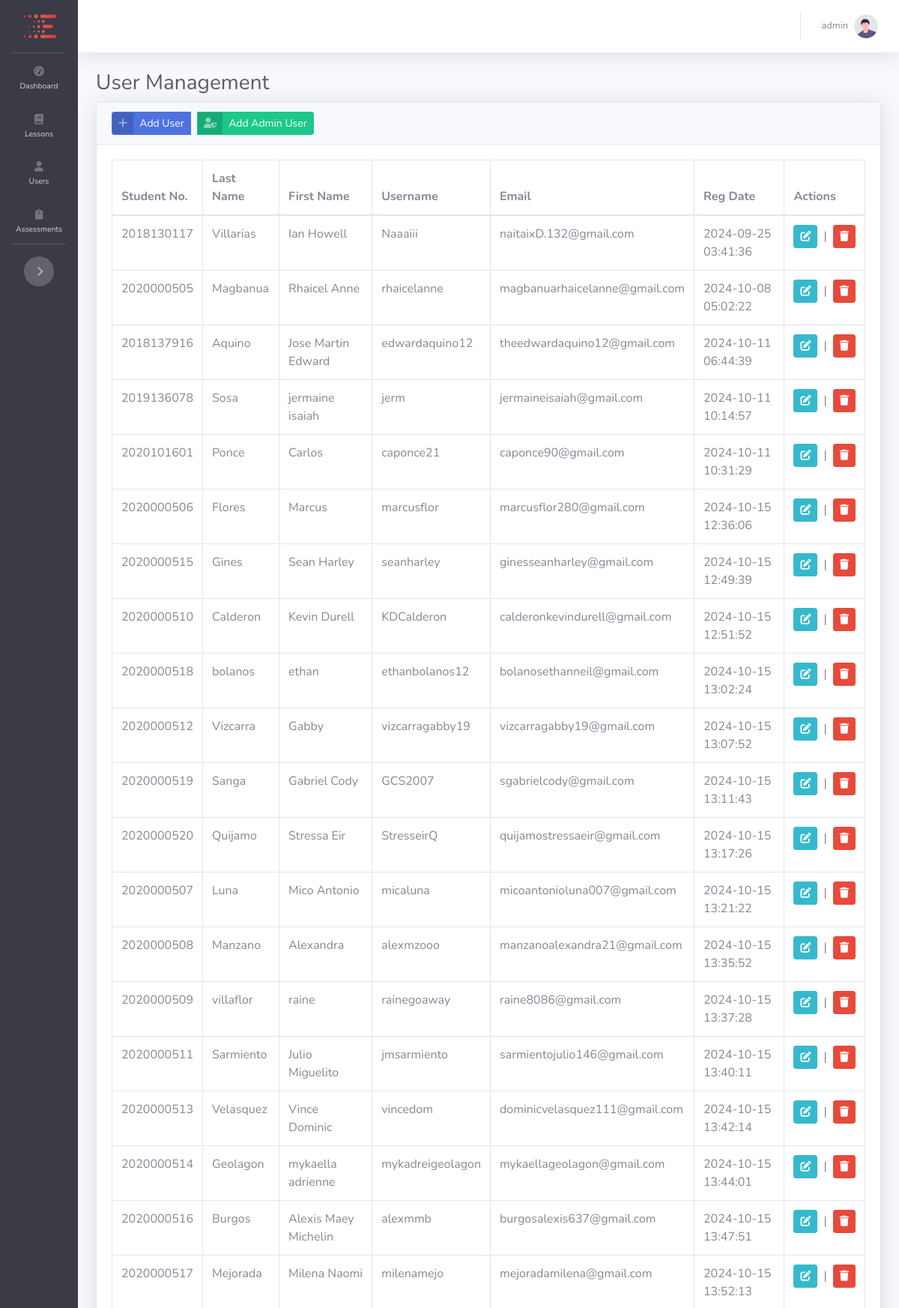
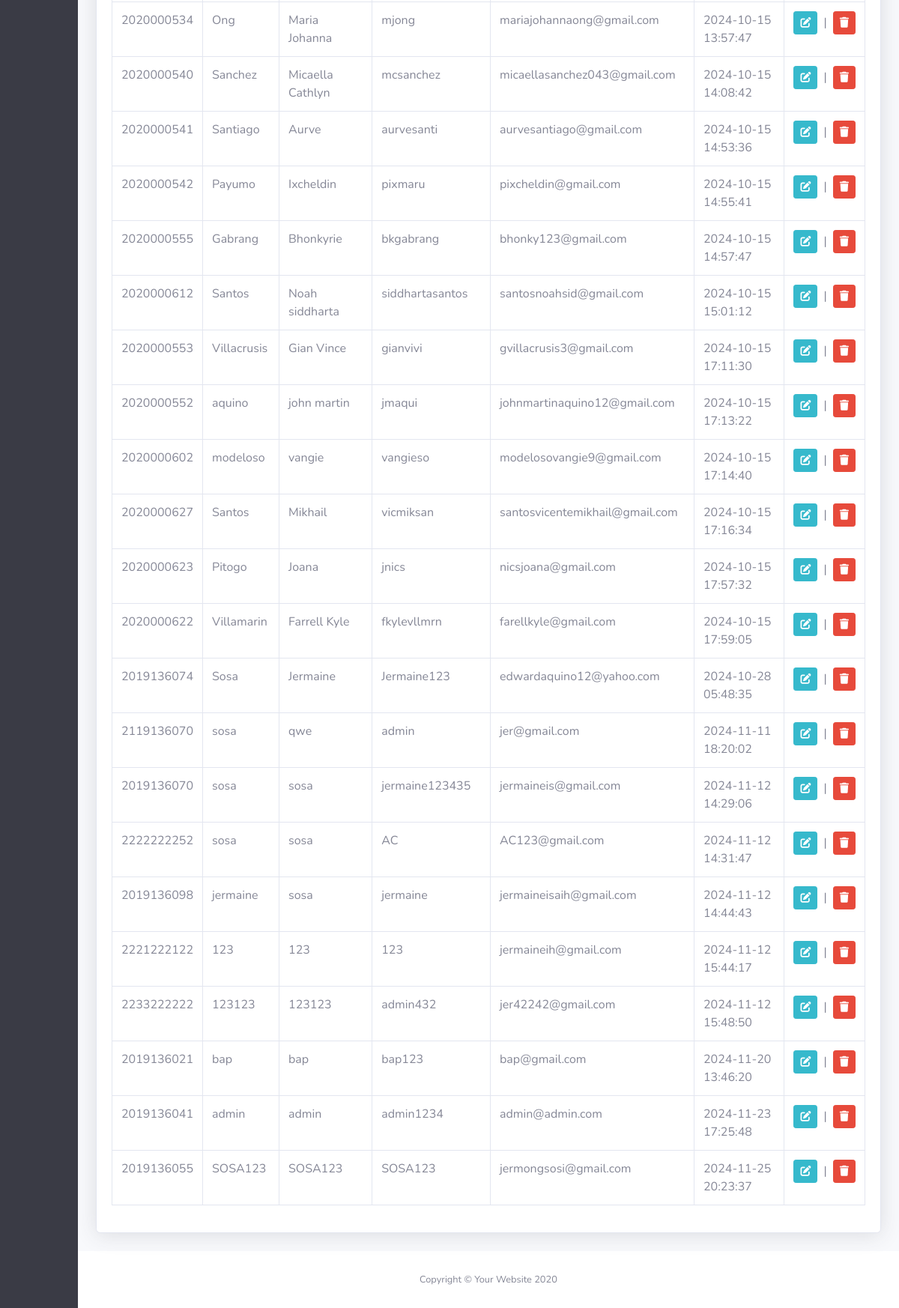
The app's page /admin/user_management.php (signed in) with its own data (2 pictures, top to bottom).
### tables this page shows
CREATE TABLE `users` (
  `id` int(11) NOT NULL,
  `student_number` bigint(20) DEFAULT NULL,
  `last_name` varchar(50) NOT NULL,
  `first_name` varchar(50) NOT NULL,
  `username` varchar(30) NOT NULL,
  `email` varchar(50) NOT NULL,
  `password` varchar(255) NOT NULL,
  `reg_date` datetime NOT NULL DEFAULT current_timestamp(),
  `reset_token` varchar(64) DEFAULT NULL,
  `token_expiry` datetime DEFAULT NULL
);

### admin/user_management.php (the view, shortened to what this page needs)
<?php
include '../config.php';
$query = "SELECT * FROM users";
$result = mysqli_query($link, $query);
?>
<!DOCTYPE html>
<html lang="en" dir="ltr">
<head>
    <link href="../vendor/fontawesome-free/css/all.min.css" rel="stylesheet" type="text/css">
    <link href="../css/sb-admin-2.min.css" rel="stylesheet">
    <link href="../vendor/datatables/dataTables.bootstrap4.min.css" rel="stylesheet">
</head>
<body id="page-top">
    <div id="wrapper">
        <ul class="navbar-nav bg-gray-900 sidebar sidebar-dark accordion toggled" id="accordionSidebar">
            <a class="sidebar-brand d-flex align-items-center justify-content-center" href="index">
                <div class="sidebar-brand-icon">
                    <img src="../img/e-favicon.png" alt="Your Website Logo" class="logo-pic">
                </div>
            </a>
            <hr class="sidebar-divider my-0">
            <li class="nav-item ">
                <a class="nav-link" href="index">
                    <i class="fas fa-fw fa-tachometer-alt"></i>
                    <span>Dashboard</span></a>
            </li>
            <li class="nav-item">
                <a class="nav-link collapsed" href="#" data-toggle="collapse" data-target="#collapseTwo"
                    aria-expanded="true" aria-controls="collapseTwo">
                    <i class="fas fa-fw fa-book"></i>
                    <span>Lessons</span>
                </a>
            </li>
            <li class="nav-item">
                <a class="nav-link collapsed" href="#" data-toggle="collapse" data-target="#collapseUtilities"
                    aria-expanded="true" aria-controls="collapseUtilities">
                    <i class="fas fa-fw  fa-user"></i>
                    <span>Users</span>
                </a>
            </li>
                <li class="nav-item">
                <a class="nav-link collapsed" href="#" data-toggle="collapse" data-target="#collapseAssessment"
                    aria-expanded="true" aria-controls="collapseAssessment">
                    <i class="fas fa-fw fa-clipboard"></i>
                    <span>Assessments</span>
                </a>
            </li>
            <hr class="sidebar-divider d-none d-md-block">
            <div class="text-center d-none d-md-inline">
                <button class="rounded-circle border-0" id="sidebarToggle"></button>
            </div>
        </ul>
        <div id="content-wrapper" class="d-flex flex-column">
            <div id="content">
                <nav class="navbar navbar-expand navbar-light bg-white topbar mb-4 static-top shadow">
                    <ul class="navbar-nav ml-auto">
                        <li class="nav-item dropdown no-arrow">
                            <a class="nav-link dropdown-toggle" href="#" id="userDropdown" role="button"
                                data-toggle="dropdown" aria-haspopup="true" aria-expanded="false">
                                <span class="mr-2 d-none d-lg-inline text-gray-600 small"><?= htmlspecialchars($_SESSION["username"]); ?></span>
                                <img class="img-profile rounded-circle"
                                    src="../img/undraw_profile.svg">
                            </a>
                        </li>
                    </ul>
                </nav>
<div class="container-fluid">
    <h1 class="h3 mb-2 text-gray-800">User Management</h1>
    <div class="card shadow mb-4">
        <div class="card-header d-flex justify-content-between align-items-center">
            <div class="btn-group">
                <a href="#" class="btn btn-primary btn-sm btn-icon-split" data-toggle="modal" data-target="#addUserModal">
                    <span class="icon text-white-50">
                        <i class="fa fa-plus"></i>
                    </span>
                    <span class="text">Add User</span>
                </a>
                <a href="#" class="btn btn-success btn-sm btn-icon-split ml-2" data-toggle="modal" data-target="#addAdminUserModal">
                    <span class="icon text-white-50">
                        <i class="fa fa-user-shield"></i>
                    </span>
                    <span class="text">Add Admin User</span>
                </a>
            </div>
        </div>
        <div class="card-body">
            <div class="table-responsive">
                <table class="table table-bordered" id="dataTable" width="100%" cellspacing="0">
                    <thead>
                        <tr>
                            <th>Student No.</th>
                            <th>Last Name</th>
                            <th>First Name</th>
                            <th>Username</th>
                            <th>Email</th>
                            <th>Reg Date</th>
                            <th>Actions</th>
                        </tr>
                    </thead>
                    <tbody>
                    <?php
                    while ($row = mysqli_fetch_assoc($result)) {
                        echo "<tr>";
                        echo "<td>" . htmlspecialchars($row['student_number']) . "</td>";
                        echo "<td>" . htmlspecialchars($row['last_name']) . "</td>";
                        echo "<td>" . htmlspecialchars($row['first_name']) . "</td>";
                        echo "<td>" . htmlspecialchars($row['username']) . "</td>";
                        echo "<td>" . htmlspecialchars($row['email']) . "</td>";
                        echo "<td>" . htmlspecialchars($row['reg_date']) . "</td>";
                        echo "<td>
                                <div class='d-flex align-items-center'>
                                    <button class='btn btn-info btn-sm edit-btn' data-toggle='modal' data-target='#editUserModal' data-id='{$row['id']}' data-student-number='{$row['student_number']}' data-last-name='{$row['last_name']}' data-first-name='{$row['first_name']}' data-username='{$row['username']}' data-email='{$row['email']}'>
                                        <i class='fas fa-edit'></i>
                                    </button>
                                    <span class='mx-2'>|</span>
                                    <button class='btn btn-danger btn-sm delete-btn' data-toggle='modal' data-target='#deleteUserModal' data-id='{$row['id']}'>
                                        <i class='fas fa-trash'></i>
                                    </button>
                                </div>
                            </td>";
                        echo "</tr>";
                    }
                    ?>
                    </tbody>
                </table>
            </div>
        </div>
    </div>
</div>
</div>
<footer class="sticky-footer bg-white">
<div class="container my-auto">
<div class="copyright text-center my-auto">
    <span>Copyright &copy; Your Website 2020</span>
</div>
</div>
</footer>
</div>
</div>
</body>
</html>

### admin/user_management.php (style rules this page uses)
.logo-pic { height: 40px; }

### records on screen
users: student_number "2018130117", last_name "Villarias", first_name "Ian Howell", username "Naaaiii", email "naitaixD.132@gmail.com", reg_date "2024-09-25 03:41:36"
users: student_number "2020000505", last_name "Magbanua", first_name "Rhaicel Anne", username "rhaicelanne", email "magbanuarhaicelanne@gmail.com", reg_date "2024-10-08 05:02:22"
users: student_number "2018137916", last_name "Aquino", first_name "Jose Martin Edward", username "edwardaquino12", email "theedwardaquino12@gmail.com", reg_date "2024-10-11 06:44:39"
users: student_number "2019136078", last_name "Sosa", first_name "jermaine isaiah", username "jerm", email "jermaineisaiah@gmail.com", reg_date "2024-10-11 10:14:57"
users: student_number "2020101601", last_name "Ponce", first_name "Carlos", username "caponce21", email "caponce90@gmail.com", reg_date "2024-10-11 10:31:29"
users: student_number "2020000506", last_name "Flores", first_name "Marcus", username "marcusflor", email "marcusflor280@gmail.com", reg_date "2024-10-15 12:36:06"
users: student_number "2020000515", last_name "Gines", first_name "Sean Harley", username "seanharley", email "ginesseanharley@gmail.com", reg_date "2024-10-15 12:49:39"
users: student_number "2020000510", last_name "Calderon", first_name "Kevin Durell", username "KDCalderon", email "calderonkevindurell@gmail.com", reg_date "2024-10-15 12:51:52"
users: student_number "2020000518", last_name "bolanos", first_name "ethan", username "ethanbolanos12", email "bolanosethanneil@gmail.com", reg_date "2024-10-15 13:02:24"
users: student_number "2020000512", last_name "Vizcarra", first_name "Gabby", username "vizcarragabby19", email "vizcarragabby19@gmail.com", reg_date "2024-10-15 13:07:52"
users: student_number "2020000519", last_name "Sanga", first_name "Gabriel Cody", username "GCS2007", email "sgabrielcody@gmail.com", reg_date "2024-10-15 13:11:43"
users: student_number "2020000520", last_name "Quijamo", first_name "Stressa Eir", username "StresseirQ", email "quijamostressaeir@gmail.com", reg_date "2024-10-15 13:17:26"
users: student_number "2020000507", last_name "Luna", first_name "Mico Antonio", username "micaluna", email "micoantonioluna007@gmail.com", reg_date "2024-10-15 13:21:22"
users: student_number "2020000508", last_name "Manzano", first_name "Alexandra", username "alexmzooo", email "manzanoalexandra21@gmail.com", reg_date "2024-10-15 13:35:52"
users: student_number "2020000509", last_name "villaflor", first_name "raine", username "rainegoaway", email "raine8086@gmail.com", reg_date "2024-10-15 13:37:28"
users: student_number "2020000511", last_name "Sarmiento", first_name "Julio Miguelito", username "jmsarmiento", email "sarmientojulio146@gmail.com", reg_date "2024-10-15 13:40:11"
users: student_number "2020000513", last_name "Velasquez", first_name "Vince Dominic", username "vincedom", email "dominicvelasquez111@gmail.com", reg_date "2024-10-15 13:42:14"
users: student_number "2020000514", last_name "Geolagon", first_name "mykaella adrienne", username "mykadreigeolagon", email "mykaellageolagon@gmail.com", reg_date "2024-10-15 13:44:01"
users: student_number "2020000516", last_name "Burgos", first_name "Alexis Maey Michelin", username "alexmmb", email "burgosalexis637@gmail.com", reg_date "2024-10-15 13:47:51"
users: student_number "2020000517", last_name "Mejorada", first_name "Milena Naomi", username "milenamejo", email "mejoradamilena@gmail.com", reg_date "2024-10-15 13:52:13"
users: student_number "2020000534", last_name "Ong", first_name "Maria Johanna", username "mjong", email "mariajohannaong@gmail.com", reg_date "2024-10-15 13:57:47"
users: student_number "2020000540", last_name "Sanchez", first_name "Micaella Cathlyn", username "mcsanchez", email "micaellasanchez043@gmail.com", reg_date "2024-10-15 14:08:42"
users: student_number "2020000541", last_name "Santiago", first_name "Aurve", username "aurvesanti", email "aurvesantiago@gmail.com", reg_date "2024-10-15 14:53:36"
users: student_number "2020000542", last_name "Payumo", first_name "Ixcheldin", username "pixmaru", email "pixcheldin@gmail.com", reg_date "2024-10-15 14:55:41"
users: student_number "2020000555", last_name "Gabrang", first_name "Bhonkyrie", username "bkgabrang", email "bhonky123@gmail.com", reg_date "2024-10-15 14:57:47"
users: student_number "2020000612", last_name "Santos", first_name "Noah siddharta", username "siddhartasantos", email "santosnoahsid@gmail.com", reg_date "2024-10-15 15:01:12"
users: student_number "2020000553", last_name "Villacrusis", first_name "Gian Vince", username "gianvivi", email "gvillacrusis3@gmail.com", reg_date "2024-10-15 17:11:30"
users: student_number "2020000552", last_name "aquino", first_name "john martin", username "jmaqui", email "johnmartinaquino12@gmail.com", reg_date "2024-10-15 17:13:22"
users: student_number "2020000602", last_name "modeloso", first_name "vangie", username "vangieso", email "modelosovangie9@gmail.com", reg_date "2024-10-15 17:14:40"
users: student_number "2020000627", last_name "Santos", first_name "Mikhail", username "vicmiksan", email "santosvicentemikhail@gmail.com", reg_date "2024-10-15 17:16:34"
users: student_number "2020000623", last_name "Pitogo", first_name "Joana", username "jnics", email "nicsjoana@gmail.com", reg_date "2024-10-15 17:57:32"
users: student_number "2020000622", last_name "Villamarin", first_name "Farrell Kyle", username "fkylevllmrn", email "farellkyle@gmail.com", reg_date "2024-10-15 17:59:05"
users: student_number "2019136074", last_name "Sosa", first_name "Jermaine", username "Jermaine123", email "edwardaquino12@yahoo.com", reg_date "2024-10-28 05:48:35"
users: student_number "2119136070", last_name "sosa", first_name "qwe", username "admin", email "jer@gmail.com", reg_date "2024-11-11 18:20:02"
users: student_number "2019136070", last_name "sosa", first_name "sosa", username "jermaine123435", email "jermaineis@gmail.com", reg_date "2024-11-12 14:29:06"
users: student_number "2222222252", last_name "sosa", first_name "sosa", username "AC", email "AC123@gmail.com", reg_date "2024-11-12 14:31:47"
users: student_number "2019136098", last_name "jermaine", first_name "sosa", username "jermaine", email "jermaineisaih@gmail.com", reg_date "2024-11-12 14:44:43"
users: student_number "2221222122", last_name "123", first_name "123", username "123", email "jermaineih@gmail.com", reg_date "2024-11-12 15:44:17"
users: student_number "2233222222", last_name "123123", first_name "123123", username "admin432", email "jer42242@gmail.com", reg_date "2024-11-12 15:48:50"
users: student_number "2019136021", last_name "bap", first_name "bap", username "bap123", email "bap@gmail.com", reg_date "2024-11-20 13:46:20"
users: student_number "2019136041", last_name "admin", first_name "admin", username "admin1234", email "admin@admin.com", reg_date "2024-11-23 17:25:48"
users: student_number "2019136055", last_name "SOSA123", first_name "SOSA123", username "SOSA123", email "jermongsosi@gmail.com", reg_date "2024-11-25 20:23:37"

### other values on screen
$_SESSION["username"] "admin"
